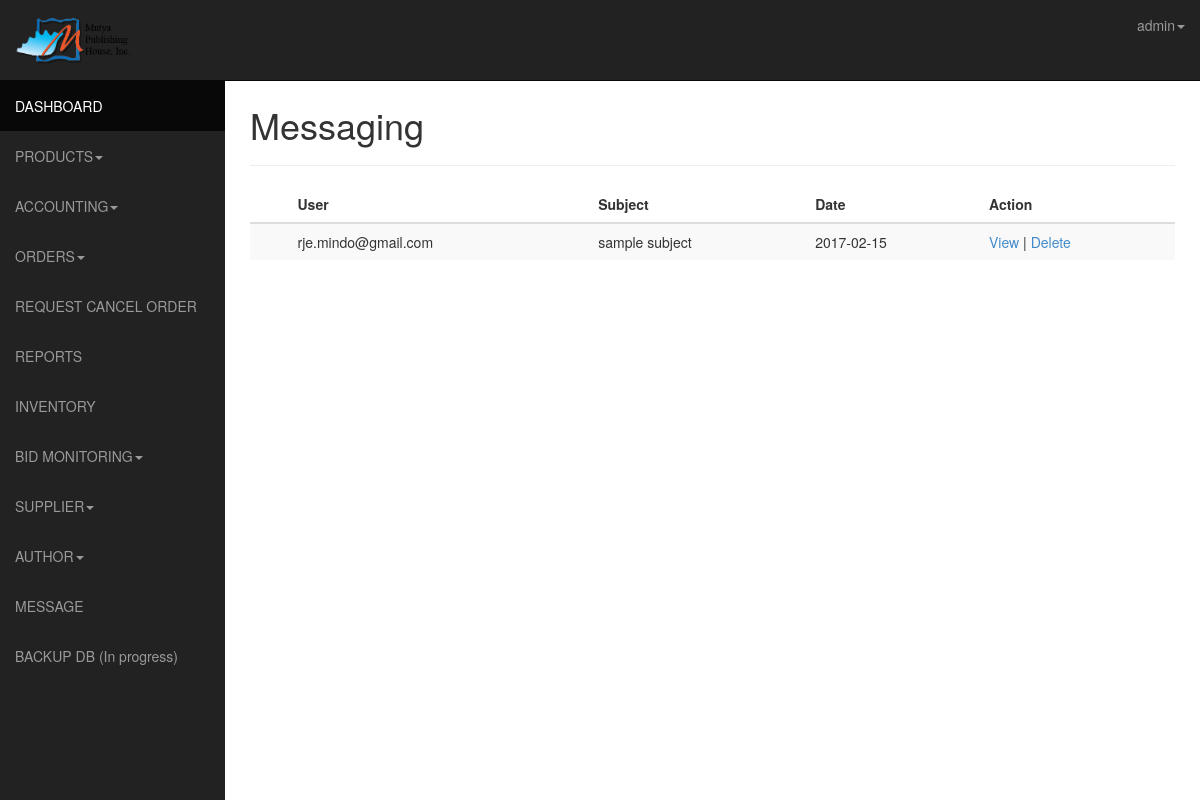
Screenshot of /admin/messaging.php (signed in) with the database file from the repository.
### tables this page shows
CREATE TABLE IF NOT EXISTS `inbox` (
  `id` int(11) NOT NULL AUTO_INCREMENT,
  `name` varchar(255) NOT NULL,
  `subject` varchar(255) NOT NULL,
  `email` varchar(255) NOT NULL,
  `message` text NOT NULL,
  `date` date NOT NULL,
  PRIMARY KEY (`id`)
);

### admin/messaging.php (the view, shortened to what this page needs)
<!DOCTYPE html>
<html lang="en">
  <head>
    <link href="css/bootstrap.css" rel="stylesheet">
    <link href="css/sb-admin.css" rel="stylesheet">-->
    <link rel="stylesheet" href="css/morris-0.4.3.min.css">
  </head>
  <body>
    <div id="wrapper">
      <nav class="navbar navbar-inverse  navbar-fixed-top" role="navigation">
      <?php include 'template/sidebar.php'?>
		<?php include 'template/top.php'?>
      </nav>
      <div id="page-wrapper">
        <div class="row">
          <div class="col-lg-12">
            <h1>Messaging <small></small></h1>
           <hr>
          </div>
        </div>
       <div class="row">
       		<div class="col-lg-12">
          <div class="table-responsive">
<?php
if(isset($_GET['getmessage'])){
	$mid=$_GET['getmessage'];
		$queryprod=mysql_query("SELECT * FROM  inbox WHERE id='$mid' LIMIT 1");
		echo '<a href="messaging.php">Back</a>';
		while($row=mysql_fetch_array($queryprod))
		{
				$id = $row["id"];
			  	$email  = $row["email"];
				$subject  = $row["subject"];
			    $message  = $row["message"];
			    $date=$row['date'];
		}
	echo '<div class="page-header p"><strong>'.$email.'</strong> | Date : '. $date.'</div>
	<h4>'.$subject.'</h4>
<p class="p">'.$message.'</p>
<a data-toggle="modal" class="btn btn-primary" href="#reply">Reply</a>
<div class="modal fade" id="reply" tabindex="-1" role="dialog" aria-labelledby="myModalLabel" aria-hidden="true">
  <div class="modal-dialog">
    <div class="modal-content">
      <div class="modal-header">
        <button type="button" class="close" data-dismiss="modal" aria-hidden="true">&times;</button>
        <h4 class="modal-title" id="myModalLabel">Reply to '.$email .' </h4>
      </div>
      <div class="modal-body">
	  <div id="messaging"></div>
		            <form action="javascript:ajax_contact();" method="post">
             <fieldset>
    <div class="form-group col-lg-12">
      <label for="exampleInputEmail">Email address</label>
      <input type="email" class="form-control" name="memail" readonly="readonly" id="memail" value="'.$email.'" placeholder="Enter email">
    </div>
	<div class="form-group col-lg-12">
      <label for="exampleInputEmail">Subject</label>
      <input type="text" class="form-control" name="subject" id="subject" value="Re: '.$subject.'" placeholder="Subject">
    </div>
    <div class="form-group col-lg-12">
      <label for="exampleInputPassword">Your message</label>
     <textarea class="form-control" name="message" rows="6" id="message" placeholder="message"></textarea>
    </div>
  </fieldset>
  <div class="modal-footer">
         <input type="submit" name="myBtn" class="btn btn-primary btn-lg pull-left"  value="Send Message">
        </div>
        </form>
        </div>
<div class="modal-footer">
        <button type="button" class="btn btn-default" data-dismiss="modal">Close</button>
      </div>
    </div>
  </div>
</div>
';
	}
else{
	echo '<table class="table table-striped">
<thead>
<tr>
<th align="center">&nbsp;</th>
<th align="center">User</th>
<th align="center">Subject</th>
<th align="center">Date</th>
<th align="center">Action</th>
</tr>
</thead>
<tbody>
';
		$sql = mysql_query("SELECT * FROM inbox ORDER BY id DESC");
$productCount2 = mysql_num_rows($sql);
if ($productCount2 > 0)
{
	while($row = mysql_fetch_array($sql))
	{
            	$id = $row["id"];
			  	$email  = $row["email"];
			    $date=$row['date'];
				$subject=$row['subject'];
					 $display='<tr>
					 <td class="p"><span class="icon-folder-open"></span></td>
<td  class="p">'.$email.'</td>
<td  class="p">'.$subject.'</td>
<td  class="p">'.$date.'</td>
<td  class="p"><a href="messaging.php?getmessage='.$id.'"><span class="icon-eye-open"></span>View</a> | <a href="messaging.php?delete='.$id.'"><span class="icon-trash"></span>Delete</strong></a>   </td>
</tr>';
			 echo $display;
	}
}
echo '</tbody>
</table>';
	}
?></div>
          </div>
        </div>
      </div>
    </div>
  </body>
</html>

### admin/template/top.php (shortened to what this page needs)
<ul class="nav navbar-nav navbar-right navbar-user">
           <li class="dropdown user-dropdown">
             <a href="#" class="dropdown-toggle" data-toggle="dropdown"><i class="fa fa-user"></i><?php echo $username?><b class="caret"></b></a>
           </li>
         </ul>
       </div>

### admin/css/sb-admin.css (style rules this page uses)
body { margin-top: 50px; }
#wrapper { padding-left: 0; }
#page-wrapper { width: 100%; padding: 5px 15px; }
@media (min-width:768px) { #wrapper { padding-left: 225px; } }
@media (min-width:768px) { #page-wrapper { padding: 15px 25px; } }

### rows the page displays
inbox: email "rje.mindo@gmail.com", subject "sample subject", date "2017-02-15"

### other values shown
$username "admin"
